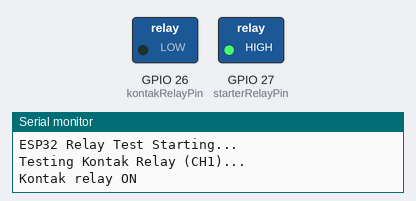
Recording of a sketch running on a simulated ESP32. On the bench: switched loads named in the sketch (green lamp = pin HIGH), the last lines printed to the serial monitor.

Above: at 1.0 s.
At 4.0 s:
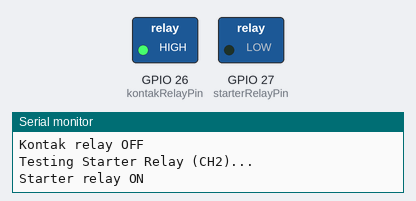
At 7.0 s:
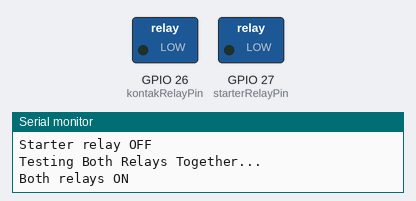
At 9.0 s:
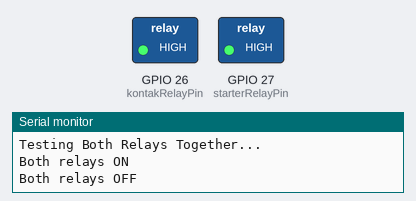
Timing chart, 0 to 13.0 s (numbered marks = the images above):
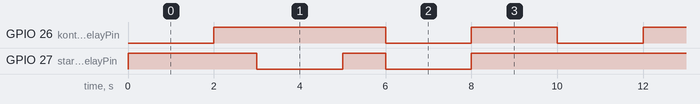

The sketch:

relay_test.ino
```cpp
// Relay test script for ESP32 Keyless System
// Tests both relays according to your wiring guide

// Define relay pins according to your wiring guide
const int kontakRelayPin = 26;  // Relay CH1 (Kontak - ON/OFF Switch)
const int starterRelayPin = 27; // Relay CH2 (Starter - Momentary Switch)

void setup() {
  // Initialize relay pins as outputs according to wiring guide
  pinMode(kontakRelayPin, OUTPUT);
  pinMode(starterRelayPin, OUTPUT);

  // Initialize relays to OFF state (HIGH for active-low relays)
  // Assuming your relays are active LOW (common in many relay modules)
  digitalWrite(kontakRelayPin, HIGH);   // Turn OFF Kontak relay
  digitalWrite(starterRelayPin, HIGH);  // Turn OFF Starter relay

  Serial.begin(115200);
  Serial.println("ESP32 Relay Test Starting...");
}

void loop() {
  Serial.println("Testing Kontak Relay (CH1)...");

  // Activate Kontak relay
  digitalWrite(kontakRelayPin, LOW);    // Turn ON Kontak relay
  Serial.println("Kontak relay ON");
  delay(2000);                          // Keep ON for 2 seconds

  // Deactivate Kontak relay
  digitalWrite(kontakRelayPin, HIGH);   // Turn OFF Kontak relay
  Serial.println("Kontak relay OFF");
  delay(1000);                          // Wait 1 second

  Serial.println("Testing Starter Relay (CH2)...");

  // Activate Starter relay
  digitalWrite(starterRelayPin, LOW);   // Turn ON Starter relay
  Serial.println("Starter relay ON");
  delay(2000);                          // Keep ON for 2 seconds

  // Deactivate Starter relay
  digitalWrite(starterRelayPin, HIGH);  // Turn OFF Starter relay
  Serial.println("Starter relay OFF");
  delay(1000);                          // Wait 1 second

  Serial.println("Testing Both Relays Together...");

  // Activate both relays
  digitalWrite(kontakRelayPin, LOW);    // Turn ON Kontak relay
  digitalWrite(starterRelayPin, LOW);   // Turn ON Starter relay
  Serial.println("Both relays ON");
  delay(2000);                          // Keep ON for 2 seconds

  // Deactivate both relays
  digitalWrite(kontakRelayPin, HIGH);   // Turn OFF Kontak relay
  digitalWrite(starterRelayPin, HIGH);  // Turn OFF Starter relay
  Serial.println("Both relays OFF");
  delay(2000);                          // Wait 2 seconds before repeating
}
```

Measured:
- by itself, GPIO 26 (kontakRelayPin): repeats every 10.0 s: LOW 2.0 s, HIGH 2.0 s, LOW 2.0 s, HIGH 4.0 s
- by itself, GPIO 27 (starterRelayPin): repeats every 10.0 s: HIGH 1.0 s, LOW 2.0 s, HIGH 5.0 s, LOW 2.0 s
- by itself, everything shown: repeats every 10.0 s, in 6 steps
